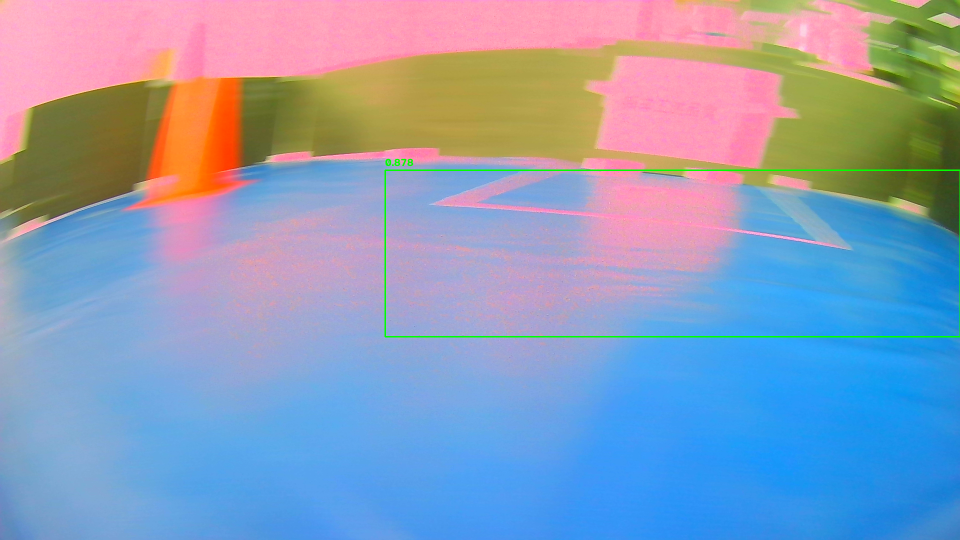
#> input picture ucar_ws/src/yolo7/best_frame.png, 1920 x 1080 px, given in place of the camera (shown at 1/2 size)
$ python camer_height_check.py
#> lines starting #> are read from the running program, lines starting #| are printed output that depends on the picture; after the words box and inside, x2 and y2 are one past the last pixel; in counts of white or black regions, pixels touching at a corner belong together
import cv2
import numpy as np
import time
# PID参数及初始变量
Kp = 0.015
Ki = 0.000025
Kd = 0.0000000
sum_pid = 0
d_pid = 0
latter_pid = 0
flag = 0

# 定义历史数据长度，用于平滑
history_len = 5
mid_history = []
high_pixel=400
low_pixel=300
#####显示二值化区域########
biaoding_line=200
biaoding_line_2=440
show_high=400
show_low=300
image_path = r"F:\ucarws\ucar_ws\src\ucar_camera\line\108.jpg"
#取中点的行数
deal_low=320   #360
deal_high=400  #380
stop_line_low=400
stop_line_high=470
camera_matrix = np.array([
    [417.02331176, 0, 317.6164318],
    [0, 417.36101837, 222.31700641],
    [0, 0, 1]
], dtype=np.float32)
lines_num=0
dist_coeffs = np.array([-0.3183328, 0.09406683, 0.00304064, -0.00085934, 0], dtype=np.float32)
# [45 lines left out: functions check_is_black, check_white_lines, not called in this run]

# 用来控制打印频率的时间
last_print_time = time.time()
def detect_and_binarize_white_line(image):
    global stop_line_high,stop_line_low,lines_num
    # 调整图像大小和翻转
    image = cv2.resize(image, (640, 480))
    # # 图像增强
    # image = cv2.convertScaleAbs(image, alpha=1, beta=80)
    # cv2.imshow("lightend image", image)

    # 应用高斯滤波进行平滑处理
    blurred = cv2.GaussianBlur(image, (5, 5), 0)

    # 转换为HSV颜色空间
    hsv = cv2.cvtColor(blurred, cv2.COLOR_BGR2HSV)

    # 定义白色的HSV范围
    lower_white = np.array([0, 21, 203])#50
    upper_white = np.array([180, 63, 255])


    # 创建白色掩码
    mask_white = cv2.inRange(hsv, lower_white, upper_white)

    # # 创建绿色掩码
    # mask_green = cv2.inRange(hsv, lower_green, upper_green)

    # # 移除绿色区域
    # mask_result = cv2.bitwise_and(mask_white, cv2.bitwise_not(mask_green))

    # 将白色部分变为白色，二值化处理
    binary_result = cv2.threshold(mask_white, 1, 255, cv2.THRESH_BINARY)[1]
    lines_num=check_white_lines(binary_result,stop_line_low,stop_line_high)
    print(f"---------白线有{lines_num}列-----------")
    # cv2.imshow("er zhi hua ", binary_result)
    return binary_result


def mid(follow, mask):
    global high_pixel_mid,low_pixel_mid,deal_low,deal_high

    halfWidth = follow.shape[1] // 2
    half = halfWidth  # 从下往上扫描赛道,最下端取图片中线为分割线
    mid_count=0 #最后输出的中点值
    range_scan=deal_high-deal_low
    for y in range(deal_high, deal_low, -1):
        if (mask[y][max(0, half - halfWidth):half] == np.zeros_like(mask[y][max(0, half - halfWidth):half])).all():
            left = max(0, half - halfWidth)  # 取图片左边界
        else:
            left = np.average(np.where(mask[y][0:half] == 255))  # 计算左端平均位置
        if (mask[y][half:min(follow.shape[1], half + halfWidth)] == np.zeros_like(mask[y][half:min(follow.shape[1], half + halfWidth)])).all():
            right = min(follow.shape[1], half + halfWidth)  # 取图片右边界
        else:
            right = np.average(np.where(mask[y][half:follow.shape[1]] == 255)) + half  # 计算右端平均位置

        mid = (left + right) // 2  # 计算拟合中点
        mid = int(mid)
        half = mid  # 递归,从下往上确定分割线
        follow[y, mid] = 255  # 画出拟合中线
        mid_count=mid_count+mid#中点叠加
        # if y==30:
        #     mid1=mid
    mid_count=mid_count/range_scan #扫描范围内的中点均值，除数为y循环的范围
    print(f"中点为{mid_count}")
    return mid_count
def check_white_lines(image, check_low, check_high):
    """
    检测图像中指定行数之间各列是否存在白线，并统计有白线的列数。

    参数：
    image: 输入的二值化图像（假设白线为255，背景为0）
    check_low：起始行（包含）
    check_high: 结束行（不包含）

    返回：
    存在白线的列的数量。
    """
    # 提取指定行之间的区域
    region = image[check_low:check_high, :]

    # 检查每列是否存在至少一个白线（255）
    # 沿垂直方向（行方向）检查，若某列存在至少一个白线则标记为True
    white_cols = np.any(region == 255, axis=0)
    # 统计有白线的列数
    return np.sum(white_cols)
def test_line(lines,w):
    if lines is not None:
        # fn=0
        # n=0
        T=0
        for line in lines:
            x1, y1, x2, y2 = line[0]
            if x1!=x2:
                tan=(y1-y2)/(x1-x2)
                if abs(tan)<0.01 and abs(x1-x2)>0.2*w:
                    T+=1
            else:
                tan=1                                       #通过检测直线斜率检测是否遇到横线
        return T
    else:
        # delta=0
        T = 0
        return  T
def xunxian(image):
    global Kp, Ki, Kd, latter_pid, d_pid, sum_pid, mid_history,last_print_time

    mask = detect_and_binarize_white_line(image)
    # result=check_is_black(mask,stop_line_low,stop_line_high)
    # if result==0:
    #     print("--------------停车---------------------")
    follow = mask.copy()
    midoutput = mid(follow, mask)
    h, w = 480, 640

    cx = midoutput  # 中点
    # print(f"调整过后的中点坐标为{cx}")
    # print(f"中点为:{cx}")
    search_top = int(3.5*h/5)
    search_bot = int(search_top + 20)
    mask[0:search_top, 0:w] = 0
    mask[search_bot:h, 0:w] = 0
    undistorted_frame = cv2.undistort(
        mask,
        camera_matrix,
        dist_coeffs
    )

    # 再进行边缘检测和霍夫变换
    # gray = cv2.cvtColor(undistorted_frame, cv2.COLOR_BGR2GRAY)
    edges = cv2.Canny(undistorted_frame, 50, 150)
    lines = cv2.HoughLinesP(edges, 0.5, np.pi/180, 100, minLineLength=100, maxLineGap=60)
    t=test_line(lines,w)
    if t>=1:
        # if  stop_flag==True:
        print ("检测到终点直线")
    vtherror = w/2 - cx  # 偏差
    # [11 lines of commented-out code are left out]
    if abs(vtherror) >= 125:
        if vtherror < 0:
            vtherror = -125
        else:
            vtherror = 125
    # vtherror = vtherror / 1.8
    # 获取当前时间
    current_time = time.time()

    # 每5秒打印一次中点
    if current_time - last_print_time >= 5:
        print('-----------------vtherror:', vtherror)
        last_print_time = current_time  # 更新最后一次打印的时间

#-------------------

    sum_pid = sum_pid + float(vtherror)
    d_pid = float(vtherror) - latter_pid
    angular_z = float(vtherror) * Kp + sum_pid * Ki + d_pid * Kd
    latter_pid = float(vtherror)
    # print(f"z的值为:{angular_z}, 偏差为{vtherror}")
    # if detect_white_line_below_row(mask,360)==0:
    #     print("未检测到白线,停车")
    return cx,mask

#-----------------
# [22 lines left out: function detect_white_line_below_row, not called in this run]


def process_frame(frame):
    global last_print_time,deal_high,deal_low,biaoding_line,biaoding_line_2

    cx, mask = xunxian(frame)  # 调用xunxian函数

    # 获取当前时间
    current_time = time.time()

    # 每5秒打印一次中点
    if current_time - last_print_time >= 5:
        print(f"中点为:{cx}")
        last_print_time = current_time  # 更新最后一次打印的时间

    frame = cv2.resize(frame, (640, 480))
    # [9 lines of commented-out code are left out]
    cv2.line(frame, (0, biaoding_line), (frame.shape[1], biaoding_line), (0, 0, 255), 2)  # 在原图像上绘制红色中线
    cv2.line(frame, (0, biaoding_line_2), (frame.shape[1], biaoding_line_2), (0, 0, 255), 2)  # 在原图像上绘制红色中线
    # cv2.line(frame, (0, stop_line_high), (frame.shape[1], stop_line_high), (255, 0, 0), 4)  # 在原图像上绘制绿色中线

    # 显示二值化处理后的图像
    cv2.imshow("Binarized Image", mask)

    # 显示二值化后的图像的指定区域（height在350到488之间的部分）
    mask_region = mask[show_low:show_high, :]
    # cv2.imshow("Region of Interest", mask_region)

    # 在原图像上绘制中线
    cv2.imshow("Original Image with Mid Line", frame)


def main():
    # 初始化摄像头（0表示默认摄像头）
    cap = cv2.VideoCapture(0)

    # 检查摄像头是否成功打开
    if not cap.isOpened():
        print("错误：无法打开摄像头")
        return

    try:
        while True:
            # 读取摄像头帧
            ret, frame = cap.read()
#> frame is the input picture: shape (1080, 1920, 3); mean B, G, R 184.2, 156.7, 140.1

            # 检查是否成功读取帧
            if not ret:
                print("错误：无法获取摄像头画面")
                break
            frame=cv2.resize(frame,(640,480))
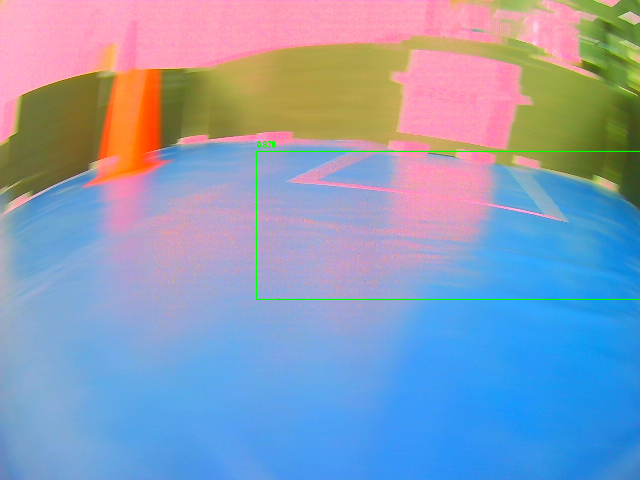
#> frame: shape (480, 640, 3); mean B, G, R 184.3, 156.6, 140.2
            frame = cv2.flip(frame,1)  #镜像一下
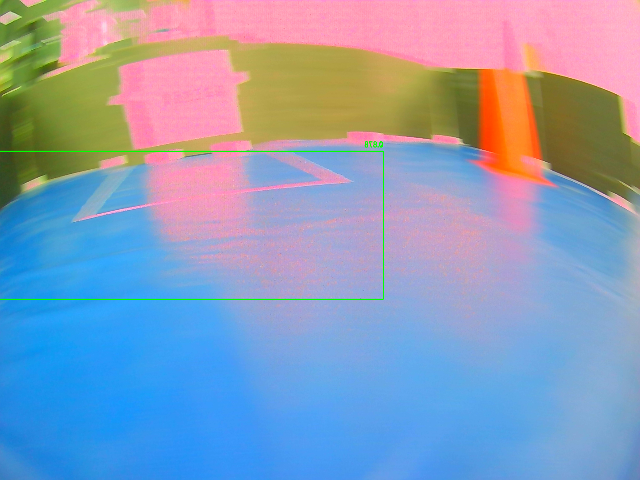
#> frame: shape (480, 640, 3); mean B, G, R 184.3, 156.6, 140.2
            # 处理帧
            process_frame(frame)
#> in detect_and_binarize_white_line, `hsv = cv2.cvtColor(blurred, cv2.COLOR_BGR2HSV)`: hsv: shape (480, 640, 3); mean H, S, V 102.3, 131.1, 215.5
#> in detect_and_binarize_white_line, `mask_white = cv2.inRange(hsv, lower_white, upper_white)`:
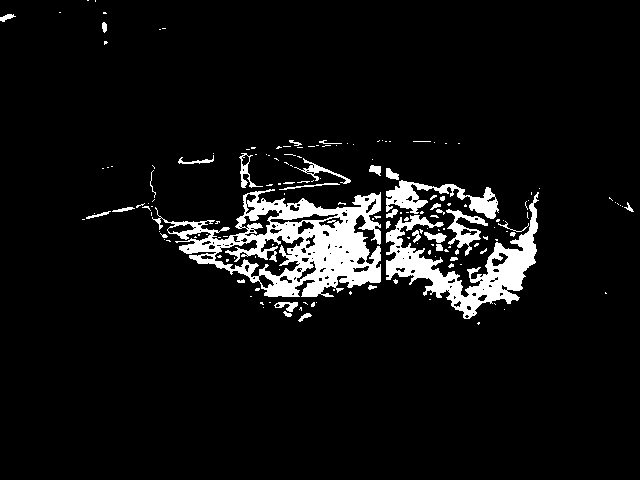
#> mask_white: shape (480, 640); 6.8% white; 165 white regions (129 under 20 px), largest, box (x1, y1, x2, y2) and area: (152, 189, 381, 297) 10442, (386, 192, 539, 319) 5562, (386, 180, 499, 219) 1564
#> in check_white_lines, `region = image[check_low:check_high, :]`: region: shape (70, 640); every value is 0
#> in detect_and_binarize_white_line, `lines_num=check_white_lines(binary_result,stop_line_low,stop_line_high)`: lines_num = 0
#| ---------白线有0列-----------
#> the loop in mid, `for y in range(deal_high, deal_low, -1):` made 80 passes
#> right on passes 77 to 80: 478, 478, 478.5, 299.5
#> after the loop in mid, `for y in range(deal_high, deal_low, -1):`: mid_count = 25186
#> in mid, `mid_count=mid_count/range_scan`: mid_count = 314.8
#| 中点为314.825
#> in xunxian, `mask[0:search_top, 0:w] = 0`: mask: shape (480, 640); 6.83% of pixels changed, all inside (x1, y1, x2, y2) = (0, 0, 634, 325)
#> in xunxian, `lines = cv2.HoughLinesP(edges, 0.5, np.pi/180, 100, minLineLength=100,..`: lines = None
#> in xunxian, `t=test_line(lines,w)`: t = 0
#> in xunxian, `vtherror = w/2 - cx`: vtherror = 5.18
#> in xunxian, `angular_z = float(vtherror) * Kp + sum_pid * Ki + d_pid * Kd`: angular_z = 0.0778
#> in xunxian, `latter_pid = float(vtherror)`: latter_pid = 5.18
#> in process_frame, `cx, mask = xunxian(frame)`: cx = 314.8
#> in process_frame, `cv2.line(frame, (0, biaoding_line_2), (frame.shape[1], biaoding_line_2..`:
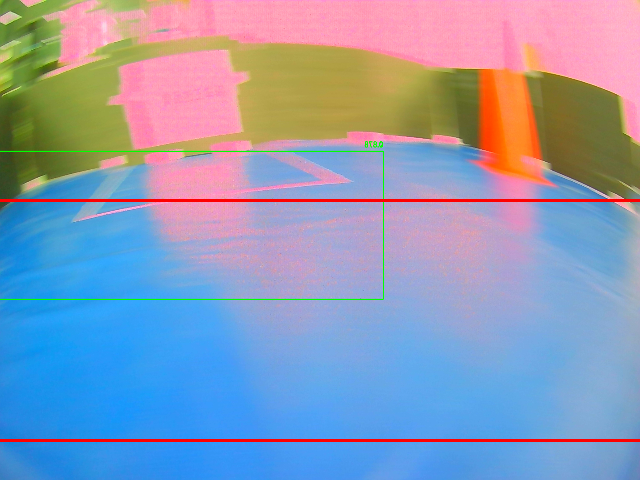
#> frame: shape (480, 640, 3); mean B, G, R 181.6, 154.7, 142
#> in process_frame, `mask_region = mask[show_low:show_high, :]`: mask_region: shape (100, 640); every value is 0

            # 按q键退出
            if cv2.waitKey(1) & 0xFF == ord('q'):
#> (key q is pressed here)
                break
    finally:
        # 释放资源
        cap.release()
        cv2.destroyAllWindows()

if __name__ == '__main__':
    main()
